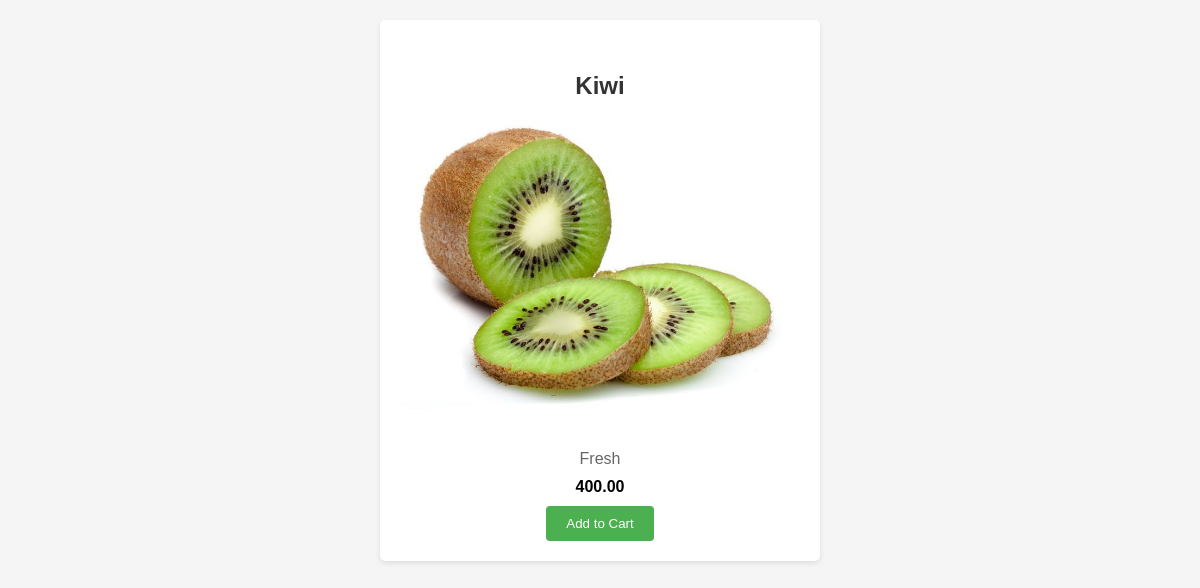
The app's page /inventory/products/10/ with its own data.
### inventory/models.py (models this page shows, shortened)
class Product(models.Model):
    vendor = models.ForeignKey(Vendor,on_delete=models.CASCADE,null=True)
    name = models.CharField(max_length=32)
    description = models.TextField()
    image = models.ImageField(upload_to='images')
    price = models.DecimalField(max_digits=6,decimal_places=2)
    stock = models.PositiveIntegerField()
    date_created = models.DateTimeField(auto_now_add=True)
    date_updated = models.DateTimeField(auto_now=True)

### inventory/views.py (the view)
# urls.py: path("products/<int:id>/",product_details,name = "product_details"),
def product_details(request, id):
    product = Product.objects.get(id=id)
    return render(request,"inventory/product_details.html",{"product": product})

### templates/inventory/product_details.html (shortened to what this page needs)
<!DOCTYPE html>
<html lang="en">
<head>
</head>
<body>
    <div class="card">
        <h4>{{ product.name }}</h4>
        {% if product.image %}
            <img src="{{ product.image.url }}" alt="{{ product.name }}">
        {% endif %}
        <p>{{ product.description }}</p>
        <span>{{ product.price }}</span>
        <a href="{% url 'shoppingcart_upload_view' %}"><button>Add to Cart</button></a>
    </div>
</body>
</html>

### templates/inventory/product_details.html (style rules this page uses)
body { font-family: Arial, sans-serif; background-color: #f5f5f5; }
.card { background-color: #fff; border-radius: 5px; box-shadow: 0 2px 5px rgba(0, 0, 0, 0.1); padding: 20px; margin: 20px auto; max-width: 400px; text-align: center; }
.card h4 { font-size: 24px; color: #333; margin-bottom: 10px; }
.card img { width: 100%; max-height: 300px; object-fit: cover; margin-bottom: 20px; border-radius: 5px; }
.card p { color: #666; margin-bottom: 10px; }
.card span { font-weight: bold; display: block; margin-bottom: 10px; }
.card a { text-decoration: none; }
.card button { background-color: #4CAF50; color: #fff; border: none; padding: 10px 20px; border-radius: 4px; cursor: pointer; }

### records on screen
Product: name "Kiwi", image (picture), description "Fresh", price "400.00"
